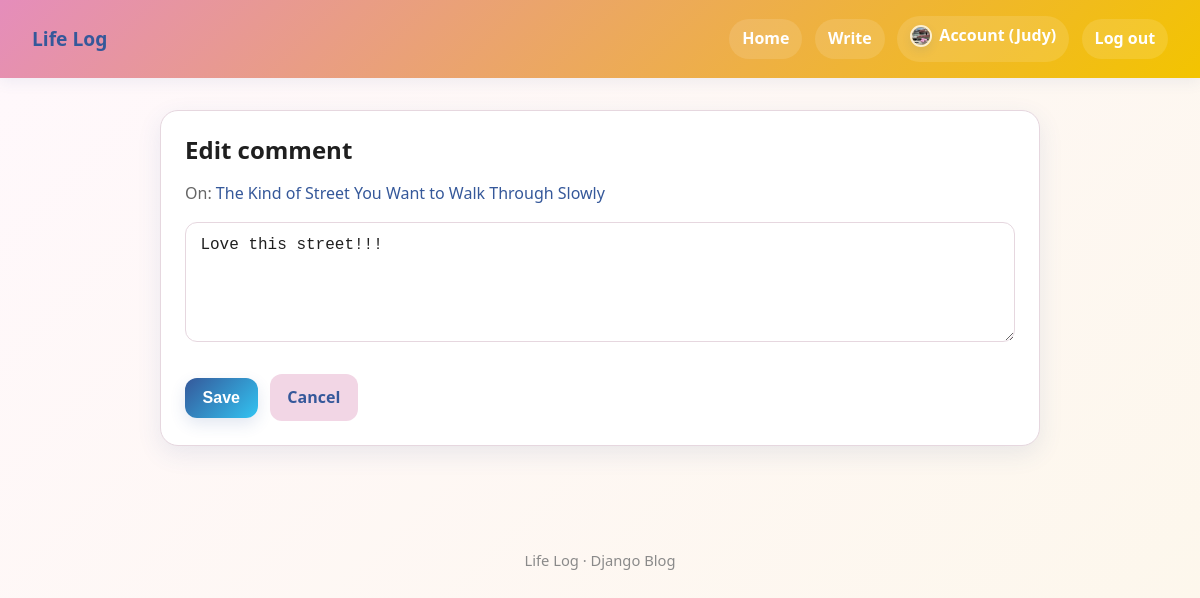
/post/24/comment/8/edit/ (signed in), run on the app's committed database.
### accounts/models.py (models this page shows, shortened)
class Profile(models.Model):
    user = models.OneToOneField(User, on_delete=models.CASCADE, related_name='profile')
    avatar = models.ImageField(upload_to='avatars/', blank=True, null=True)

### blog/models.py (models this page shows, shortened)
class Post(models.Model):
    CATEGORY_CHOICES = [
        ('life', 'Life'),
        ('study', 'Study'),
        ('travel', 'Travel'),
        ('food', 'Food'),
        ('mood', 'Mood'),
        ('tech', 'Tech'),
    ]
    title = models.CharField(max_length=200)
    content = models.TextField()
    author = models.ForeignKey(User, on_delete=models.CASCADE, related_name='posts')
    image = models.ImageField(upload_to='post_images/', blank=True, null=True)
    created_at = models.DateTimeField(auto_now_add=True)
    updated_at = models.DateTimeField(auto_now=True)
    is_published = models.BooleanField(default=True)
    category = models.CharField(max_length=20, choices=CATEGORY_CHOICES, default='life')
    likes = models.ManyToManyField(User, related_name='liked_posts', blank=True)
    class Meta:
        ordering = ['-created_at']
    def get_absolute_url(self):
        return reverse('blog:post_detail', args=[self.pk])

class Comment(models.Model):
    post = models.ForeignKey(Post, on_delete=models.CASCADE, related_name='comments')
    author = models.ForeignKey(User, on_delete=models.CASCADE, related_name='comments')
    content = models.TextField()
    created_at = models.DateTimeField(auto_now_add=True)
    class Meta:
        ordering = ['created_at']

### blog/views.py (the view)
# urls.py: path('post/<int:pk>/comment/<int:comment_id>/edit/', views.comment_edit, name='comment_edit'),
@login_required
def comment_edit(request, pk, comment_id):
    post = get_object_or_404(Post, pk=pk, is_published=True)
    comment = get_object_or_404(Comment, pk=comment_id, post=post, author=request.user)
    if request.method == 'POST':
        form = CommentForm(request.POST, instance=comment)
        if form.is_valid():
            form.save()
            messages.success(request, 'Comment updated.')
            return redirect(post.get_absolute_url() + '#comments')
        else:
            messages.error(request, 'Please fix the errors below.')
    else:
        form = CommentForm(instance=comment)
    return render(request, 'blog/comment_form.html', {
        'post': post,
        'comment': comment,
        'form': form,
    })

### blog/forms.py
class CommentForm(forms.ModelForm):
    class Meta:
        model = Comment
        fields = ('content',)
        labels = {'content': 'Write your comment'}
        widgets = {
            'content': forms.Textarea(attrs={'rows': 3, 'placeholder': 'Say something…'}),
        }

### templates/blog/comment_form.html (shortened to what this page needs)
{% extends 'base.html' %}
{% block content %}
<article class="card">
    <h2 style="margin:0 0 1rem;">Edit comment</h2>
    <p style="margin:0 0 1rem; color:#666;">
        On: <a href="{{ post.get_absolute_url }}">{{ post.title }}</a>
    </p>
    <form method="post">
        <div class="form-group">
            {{ form.content }}
        </div>
        <button type="submit" class="btn btn-primary">Save</button>
        <a href="{{ post.get_absolute_url }}#comments" class="btn btn-secondary">Cancel</a>
    </form>
</article>
{% endblock %}

### templates/base.html (shortened to what this page needs)
{% load static %}
<!DOCTYPE html>
<html lang="zh-CN">
<head>
    <link rel="stylesheet" href="{% static 'css/site.css' %}">
</head>
<body>
    <header class="header">
        <a href="{% url 'blog:post_list' %}"><strong>Life Log</strong></a>
        <nav>
            <a href="{% url 'blog:post_list' %}">Home</a>
            {% if user.is_authenticated %}
                <a href="{% url 'blog:post_create' %}">Write</a>
                <a href="{% url 'accounts:settings' %}">
                    <span class="nav-user">
                        {% if user.profile.avatar %}
                            <img class="avatar avatar-xs" src="{{ user.profile.avatar.url }}" alt="avatar">
                        {% else %}
                            <img class="avatar avatar-xs" src="{% static 'img/avatar-default.png' %}" alt="avatar">
                        {% endif %}
                        Account ({{ user.username }})
                    </span>
                </a>
                <a href="{% url 'accounts:logout' %}">Log out</a>
            {% else %}
                <a href="{% url 'accounts:login' %}">Log in</a>
                <a href="{% url 'accounts:register' %}">Sign up</a>
            {% endif %}
        </nav>
    </header>
    <main class="container">
        {% block content %}{% endblock %}
    </main>
    <footer>
        <p>Life Log · Django Blog</p>
    </footer>
</body>
</html>

### static/css/site.css (style rules this page uses)
:root { --site-primary: #35589A; --site-primary-hover: #2C4A82; --site-primary-dark: #223B68; --site-pink: #E58DBB; --site-pink-soft: #F2D6E5; --site-yellow: #F3C400; --site-yellow-soft: #F1E2B8; --site-cyan: #32C4F2; --site-cyan-soft: rgba(50, 196, 242, 0.14); --site-orange: #E9782A; --site-bg: #FFF8FC; --site-bg-warm: #FDF7EC; --site-surface: #FFFFFF; --site-surface-soft: #FFFDFD; --site-surface-warm: #FDF7EC; --site-border: #E6D7DF; --site-border-soft: rgba(233, 120, 42, 0.16); --site-text: #1F1F1F; --site-text-secondary: #5A5A5A; --site-text-muted: #8A8A8A; --site-success-bg: #D4EDDA; --site-success-text: #155724; --site-error-bg: #F8D7DA; --site-error-text: #721C24; --site-info-bg: #D1ECF1; --site-info-text: #0C5460; --shadow-soft: 0 4px 14px rgba(53, 88, 154, 0.08); --shadow-card: 0 8px 24px rgba(53, 88, 154, 0.10); --shadow-hover: 0 12px 28px rgba(53, 88, 154, 0.14); --radius-sm: 10px; --radius-md: 14px; --radius-lg: 18px; --radius-xl: 22px; --container-width: 920px; }
* { box-sizing: border-box; }
html, body { margin: 0; padding: 0; }
body { font-family: "Segoe UI", "Microsoft YaHei", sans-serif; background: linear-gradient(135deg, var(--site-bg) 0%, var(--site-bg-warm) 100%); color: var(--site-text); line-height: 1.6; }
img { max-width: 100%; display: block; }
a { color: var(--site-primary); text-decoration: none; transition: color 0.2s ease, background 0.2s ease, transform 0.2s ease; }
h1, h2, h3, h4 { line-height: 1.25; }
.header { background: linear-gradient(135deg, var(--site-pink) 0%, var(--site-yellow) 100%); color: #fff; padding: 1rem 2rem; display: flex; justify-content: space-between; align-items: center; gap: 1rem; box-shadow: var(--shadow-soft); }
.header > a { color: var(--site-primary); font-weight: 700; font-size: 1.2rem; }
.header nav { display: flex; align-items: center; gap: 0.8rem; flex-wrap: wrap; }
.header nav a { color: #fff; padding: 0.45rem 0.8rem; border-radius: 999px; font-weight: 600; background: rgba(255, 255, 255, 0.12); }
.container { width: 100%; max-width: var(--container-width); margin: 0 auto; padding: 2rem 1.25rem; }
footer { text-align: center; padding: 2rem 1rem; color: var(--site-text-muted); font-size: 0.92rem; }
.card { background: var(--site-surface); border: 1px solid var(--site-border); border-radius: var(--radius-lg); box-shadow: var(--shadow-card); padding: 1.5rem; margin-bottom: 1.5rem; }
.btn { display: inline-block; padding: 0.68rem 1.1rem; border-radius: 12px; border: none; cursor: pointer; text-decoration: none; font-size: 1rem; font-weight: 700; transition: transform 0.15s ease, box-shadow 0.2s ease, background 0.2s ease, color 0.2s ease; margin-right: 0.5rem; margin-top: 0.5rem; }
.btn-primary { background: linear-gradient(135deg, var(--site-primary) 0%, var(--site-cyan) 100%); color: #fff; box-shadow: 0 6px 16px rgba(53, 88, 154, 0.14); }
.btn-secondary { background: var(--site-pink-soft); color: var(--site-primary); }
.form-group { margin-bottom: 1rem; }
.form-group input, .form-group textarea, .form-group select { width: 100%; padding: 0.78rem 0.9rem; border: 1px solid var(--site-border); border-radius: 12px; font-size: 1rem; color: var(--site-text); background: rgba(255, 255, 255, 0.96); transition: border-color 0.2s ease, box-shadow 0.2s ease, background 0.2s ease; }
.form-group textarea { min-height: 120px; resize: vertical; }
.avatar { border-radius: 50%; object-fit: cover; display: inline-block; border: 2px solid rgba(255, 255, 255, 0.75); box-shadow: 0 4px 10px rgba(53, 88, 154, 0.10); }
.avatar-xs { width: 22px; height: 22px; }
.nav-user { display: inline-flex; align-items: center; gap: 0.45rem; }

### data on the page
Post: title "The Kind of Street You Want to Walk Through Slowly"
Comment: content "Love this street!!!"

### other printed values
{{ user.username }} "Judy"
